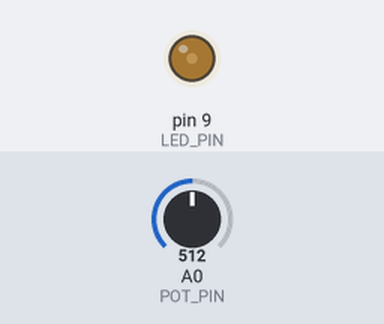
The sketch below on a simulated Arduino Uno, built with avr-gcc and run on an emulated ATmega328P. Shown: output pins drawn as LEDs (lit = HIGH). The test bench sets the inputs (shaded band); at power-on: A0 (POT_PIN) = 512.

Above: at 1.2 s.
1.3 s: A0 (POT_PIN) set to 716
At 2.5 s:
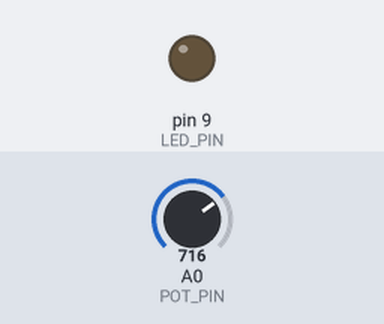
2.8 s: A0 (POT_PIN) set to 693
4.3 s: A0 (POT_PIN) set to 670
At 4.6 s:
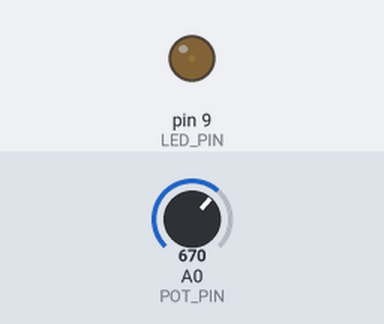
5.8 s: A0 (POT_PIN) set to 306
At 7.0 s:
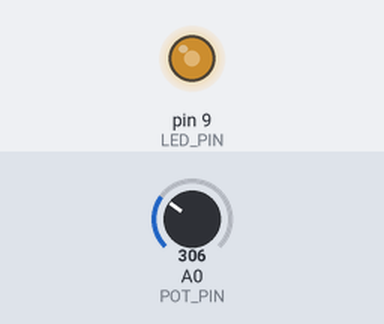
7.3 s: A0 (POT_PIN) set to 122
At 8.2 s:
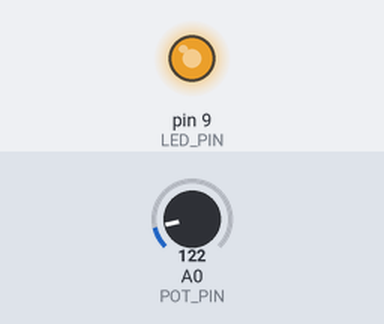
8.8 s: A0 (POT_PIN) set to 900
At 9.5 s:
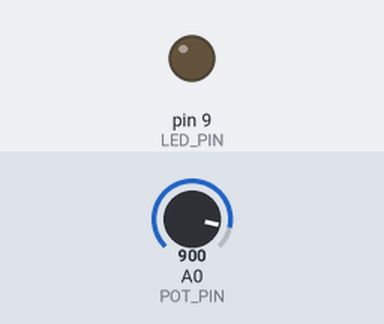
Timing chart, 0 to 11.3 s (numbered marks = the images above; inputs shaded):
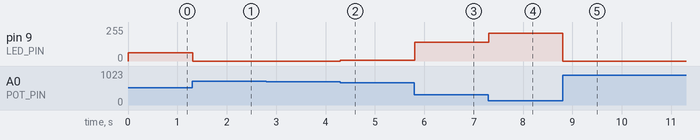

The sketch:

pot_led.ino
```cpp
/*
  Read values from a basic potentiometer on A0 and 3.3v
  Dims and brightens an led based on the pot values
*/

#define POT_PIN A0
#define LED_PIN 9

void setup() {
  pinMode(LED_PIN, OUTPUT);
}

void loop() {
  int val = constrain(analogRead(POT_PIN), 0, 680);
  val = map(val, 0, 680, 255, 0);
  analogWrite(LED_PIN, val);
  delay(10);
}
```

Measured:
- after the input at 1.3 s, pin 9 (LED_PIN): 63/255 → 0/255 at once
- after the input at 2.8 s, every drawn part: stays the same
- after the input at 4.3 s, pin 9 (LED_PIN): 0/255 → 4/255 at once
- after the input at 5.8 s, pin 9 (LED_PIN): 4/255 → 141/255 at once
- after the input at 7.3 s, pin 9 (LED_PIN): 141/255 → 210/255 at once
- after the input at 8.8 s, pin 9 (LED_PIN): 210/255 → 0/255 at once
